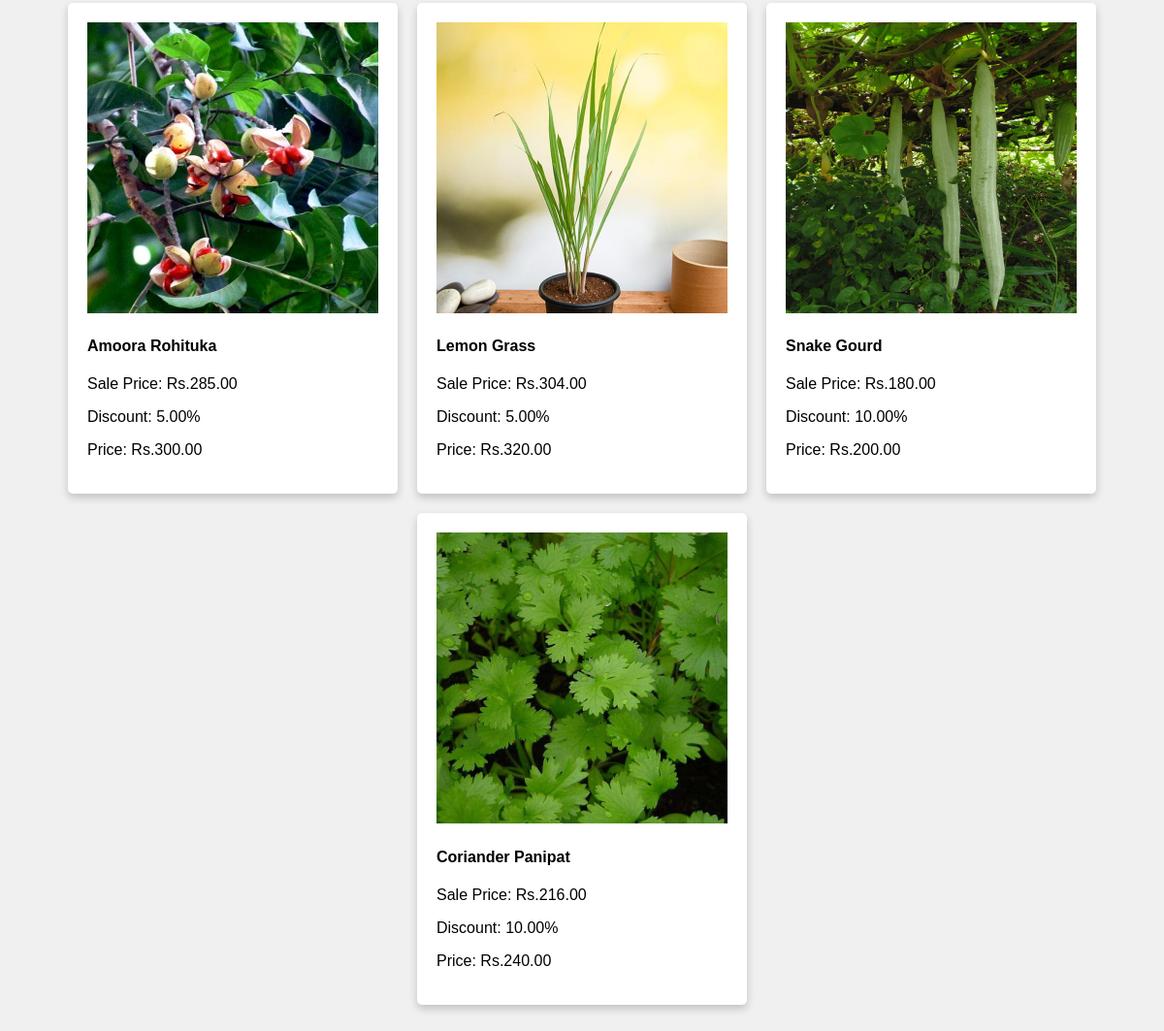
/plants/ (lower part), run on an earlier commit of the app's database.
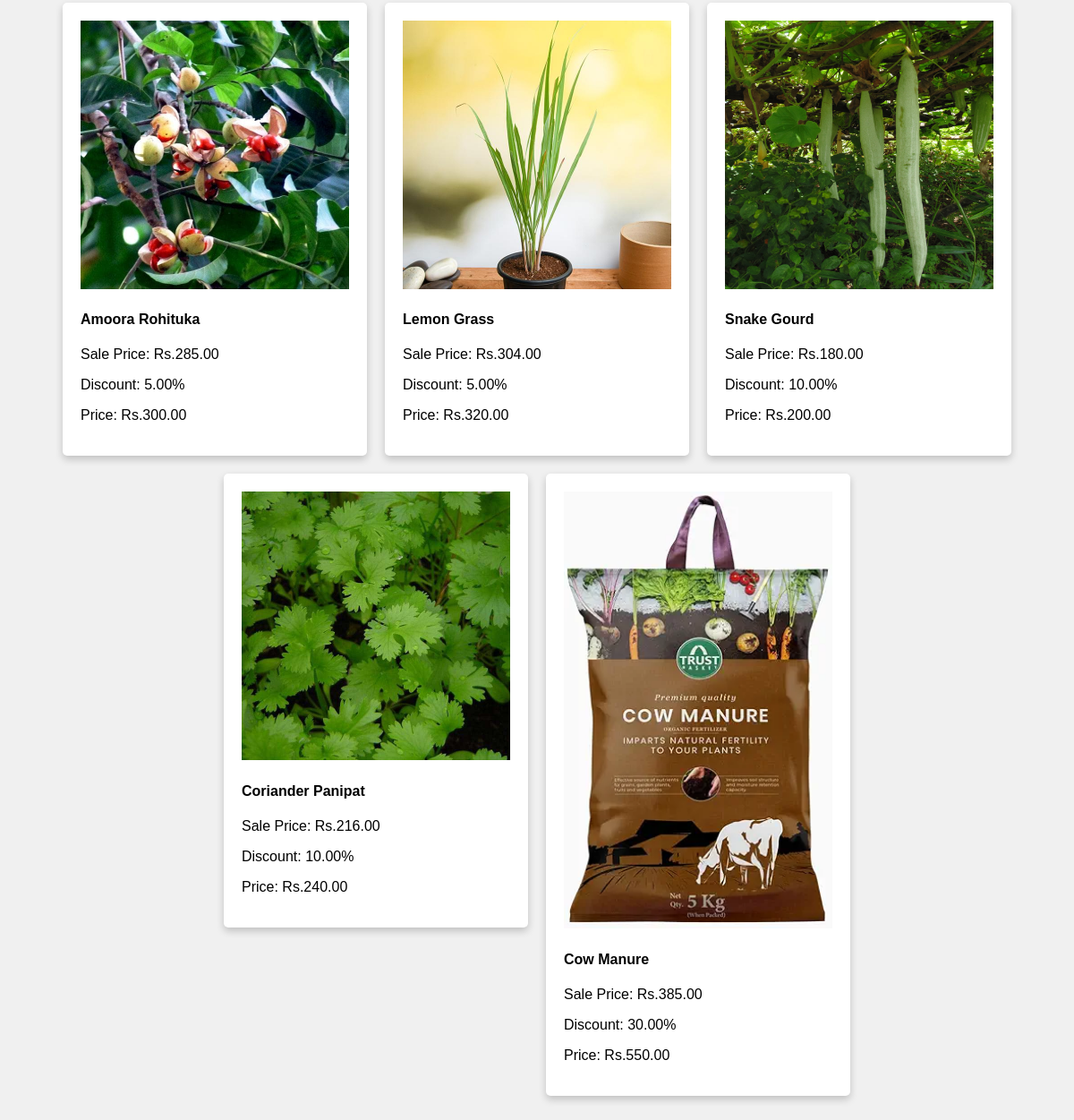
And on a later commit of the database.
### appplant/models.py (models this page shows, shortened)
class Product2(models.Model):
     product_name = models.CharField(max_length=255)
     category = models.ForeignKey(Category2, on_delete=models.CASCADE)  # Use ForeignKey to relate to Category
     subcategory = models.ForeignKey(Subcategory2, on_delete=models.CASCADE)  # Use ForeignKey to relate to Subcategory
     stock = models.PositiveIntegerField(default=1, null=True)
     description = models.TextField()
     price = models.DecimalField(max_digits=10, decimal_places=2)
     discount = models.DecimalField(max_digits=5, decimal_places=2, default=0.0)
     sale_price = models.DecimalField(max_digits=10, decimal_places=2, editable=False)
     product_image = models.ImageField(upload_to='product_images/')
     STATUS_CHOICES = [
         ('In Stock', 'In Stock'),
         ('Out of Stock', 'Out of Stock'),
     ]
     status = models.CharField(max_length=20, choices=STATUS_CHOICES, default='In Stock')

### appplant/views.py (the view)
# urls.py: path('plants/',views.product_grid,name="plants"),
def product_grid(request):
    products = Product2.objects.all()  # Fetch all products
    return render(request, 'plants.html', {'products': products})

### templates/plants.html (shortened to what this page needs)
{% load static %}
<!DOCTYPE html>
<html lang="en">
<head>
</head>
<body>
    <div class="product-container">
        {% for product in products %}
         <div class="col-md-3">
            <div class="product-card">
                  <a href="{% url 'product_details' product.id %}">
                  <img src="{{ product.product_image.url }}" alt="{{ product.product_name }}"></a>
                  <h4>{{ product.product_name }}</h4>
                  <p>Sale Price: Rs.{{ product.sale_price }}</p>
                  <p>Discount: {{ product.discount }}%</p>
                  <p>Price: Rs.{{ product.price }}</p>
            </div>
         </div>
         {% endfor %}
    </div>
</body>
</html>

What changed in the data, as far as the page shows it:
added Product2: product_image (picture), product_name "Cow Manure", sale_price "385.00", discount "30.00", price "550.00"
